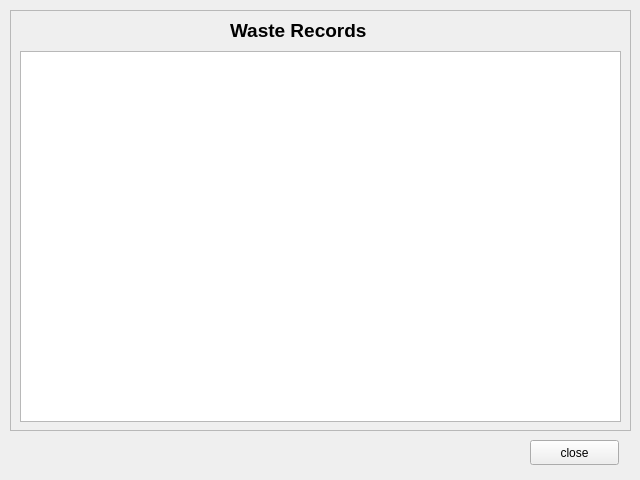
<?xml version="1.0" encoding="UTF-8"?>
<ui version="4.0">
 <class>wasteRecordList</class>
 <widget class="QWidget" name="wasteRecordList">
  <property name="geometry">
   <rect>
    <x>0</x>
    <y>0</y>
    <width>640</width>
    <height>480</height>
   </rect>
  </property>
  <property name="windowTitle">
   <string>Records</string>
  </property>
  <widget class="QFrame" name="frame">
   <property name="geometry">
    <rect>
     <x>10</x>
     <y>10</y>
     <width>621</width>
     <height>421</height>
    </rect>
   </property>
   <property name="frameShape">
    <enum>QFrame::StyledPanel</enum>
   </property>
   <property name="frameShadow">
    <enum>QFrame::Raised</enum>
   </property>
   <widget class="QLabel" name="wasteRecordLabel">
    <property name="geometry">
     <rect>
      <x>220</x>
      <y>0</y>
      <width>221</width>
      <height>41</height>
     </rect>
    </property>
    <property name="styleSheet">
     <string notr="true">font-size:14pt;
font-weight: bold;</string>
    </property>
    <property name="text">
     <string>Waste Records</string>
    </property>
   </widget>
   <widget class="QTableWidget" name="tableWidget">
    <property name="geometry">
     <rect>
      <x>10</x>
      <y>41</y>
      <width>601</width>
      <height>371</height>
     </rect>
    </property>
   </widget>
  </widget>
  <widget class="QPushButton" name="closebutton">
   <property name="geometry">
    <rect>
     <x>530</x>
     <y>440</y>
     <width>89</width>
     <height>25</height>
    </rect>
   </property>
   <property name="text">
    <string>close</string>
   </property>
  </widget>
 </widget>
 <resources/>
 <connections/>
</ui>
